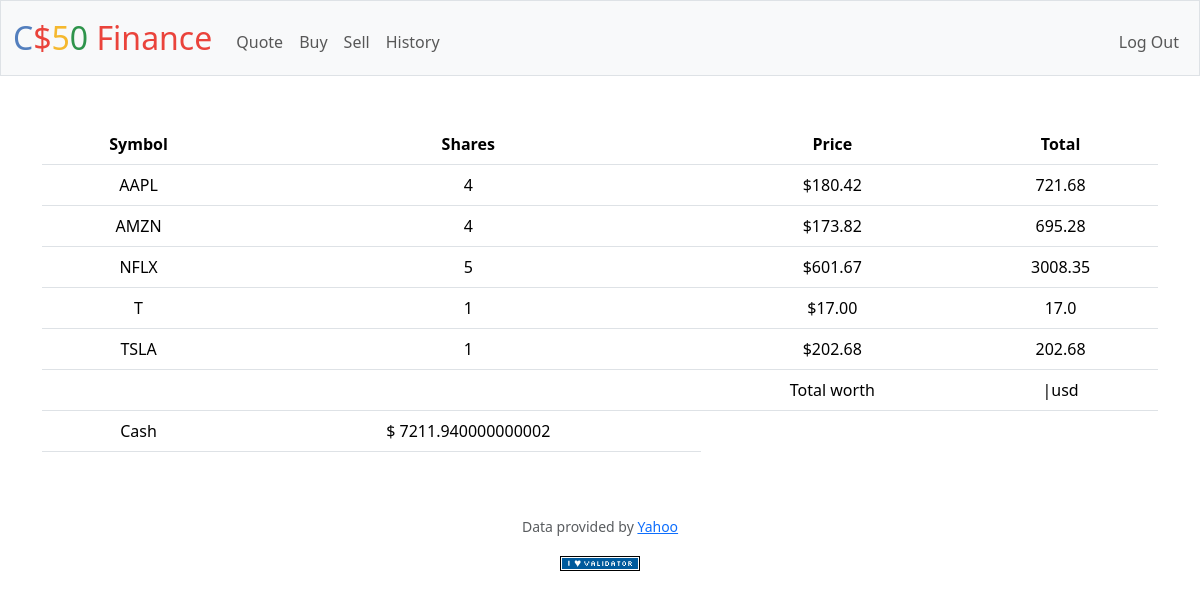
Screenshot of / (signed in) with the database file from the repository.
### tables this page shows
CREATE TABLE portfolio (id INTEGER PRIMARY KEY AUTOINCREMENT NOT NULL,
users_id INTEGER NOT NULL,
symbol TEXT NOT NULL,
shares INTEGER NOT NULL,
price REAL NOT NULL, date DATETIME,
FOREIGN KEY(users_id) REFERENCES users(id)
);

CREATE TABLE users (id INTEGER PRIMARY KEY AUTOINCREMENT NOT NULL, username TEXT NOT NULL, hash TEXT NOT NULL, cash NUMERIC NOT NULL DEFAULT 10000.00);

### app.py (the view)
@app.route("/")
@login_required
def index():
    user_id = session["user_id"]
    transactions_db = db.execute(
        "SELECT symbol, SUM(shares) as shares, price FROM portfolio WHERE users_id = ? GROUP BY symbol", user_id)
    cash_db = db.execute("SELECT cash FROM users WHERE id = ?", user_id)
    cash = cash_db[0]["cash"]
    total_result = db.execute("SELECT SUM(shares * price) AS total FROM portfolio WHERE users_id = ?", user_id)
    total = total_result[0]["total"] if total_result[0]["total"] else 0
    total += cash
    formatted_total = "{:.2f}".format(total)
    return render_template("index.html", database=transactions_db, cash=cash, total=formatted_total)

### app.py (called while the page is built)
@app.after_request
def after_request(response):
    response.headers["Cache-Control"] = "no-cache, no-store, must-revalidate"
    response.headers["Expires"] = 0
    response.headers["Pragma"] = "no-cache"
    return response

### helpers.py (called while the page is built)
def login_required(f):
    @wraps(f)
    def decorated_function(*args, **kwargs):
        if session.get("user_id") is None:
            return redirect("/login")
        return f(*args, **kwargs)
    return decorated_function

def usd(value):
    return f"${value:,.2f}"

### templates/index.html (shortened to what this page needs)
{% extends "layout.html" %}
{% block main %}
        <table class="table">
            <thead class="thead-dark">
                <tr>
                    <th>Symbol</th>
                    <th>Shares</th>
                    <th>Price</th>
                    <th>Total</th>
                </tr>
            </thead>
            <tbody>
                {%for row in database %}
                    <tr>
                        <td>{{ row["symbol"] }}</td>
                        <td>{{ row["shares"] }}</td>
                        <td>{{ row["price"]|usd }}</td>
                        <td>{{ row["shares"] * row["price"] }}</td>
                    </tr>
                {% endfor %}
            </tbody>
            <tfoot>
                <tr>
                    <td></td>
                    <td></td>
                    <td scope="1">Total worth</td>
                    <td>{{ total_value }} |usd </td>
                </tr>
                <tr>
                    <td>Cash</td>
                    <td>$ {{ cash }}</td>
                </tr>
            </tfoot>
        </table>
{% endblock %}

### templates/layout.html (shortened to what this page needs)
<!DOCTYPE html>
<html lang="en">
    <head>
        <link href="https://cdn.jsdelivr.net/npm/bootstrap@5.3.2/dist/css/bootstrap.min.css" rel="stylesheet">
        <link href="/static/styles.css" rel="stylesheet">
    </head>
    <body>
        <nav class="bg-light border navbar navbar-expand-md navbar-light">
            <div class="container-fluid">
                <a class="navbar-brand" href="/"><span class="blue">C</span><span class="red">$</span><span class="yellow">5</span><span class="green">0</span> <span class="red">Finance</span></a>
                <div class="collapse navbar-collapse" id="navbar">
                    {% if session["user_id"] %}
                        <ul class="navbar-nav me-auto mt-2">
                            <li class="nav-item"><a class="nav-link" href="/quote">Quote</a></li>
                            <li class="nav-item"><a class="nav-link" href="/buy">Buy</a></li>
                            <li class="nav-item"><a class="nav-link" href="/sell">Sell</a></li>
                            <li class="nav-item"><a class="nav-link" href="/history">History</a></li>
                        </ul>
                        <ul class="navbar-nav ms-auto mt-2">
                            <li class="nav-item"><a class="nav-link" href="/logout">Log Out</a></li>
                        </ul>
                    {% else %}
                        <ul class="navbar-nav ms-auto mt-2">
                            <li class="nav-item"><a class="nav-link" href="/register">Register</a></li>
                            <li class="nav-item"><a class="nav-link" href="/login">Log In</a></li>
                        </ul>
                    {% endif %}
                </div>
            </div>
        </nav>
        <main class="container py-5 text-center">
            {% block main %}{% endblock %}
        </main>
        <footer class="mb-5">
            <p class="mb-3 small text-center text-muted">
                Data provided by <a href="https://finance.yahoo.com/">Yahoo</a>
            </p>
            <form action="https://validator.w3.org/check" class="text-center" enctype="multipart/form-data" method="post" target="_blank">
                <input alt="Validate" src="/static/I_heart_validator.png" type="image">
            </form>
        </footer>
    </body>
</html>

### static/styles.css (style rules this page uses)
nav .navbar-brand { font-size: xx-large; }
nav .navbar-brand .blue { color: #537fbe; }
nav .navbar-brand .red { color: #ea433b; }
nav .navbar-brand .yellow { color: #f5b82e; }
nav .navbar-brand .green { color: #2e944b; }

### rows the page displays
portfolio: symbol "AAPL", shares "4", price "$180.42", row "721.68"
portfolio: symbol "AMZN", shares "4", price "$173.82", row "695.28"
portfolio: symbol "NFLX", shares "5", price "$601.67", row "3008.35"
portfolio: symbol "T", shares "1", price "$17.00", row['shares']*row['price'] "17.0"
portfolio: symbol "TSLA", shares "1", price "$202.68", row['shares']*row['price'] "202.68"
users: cash "7211.940000000002"
